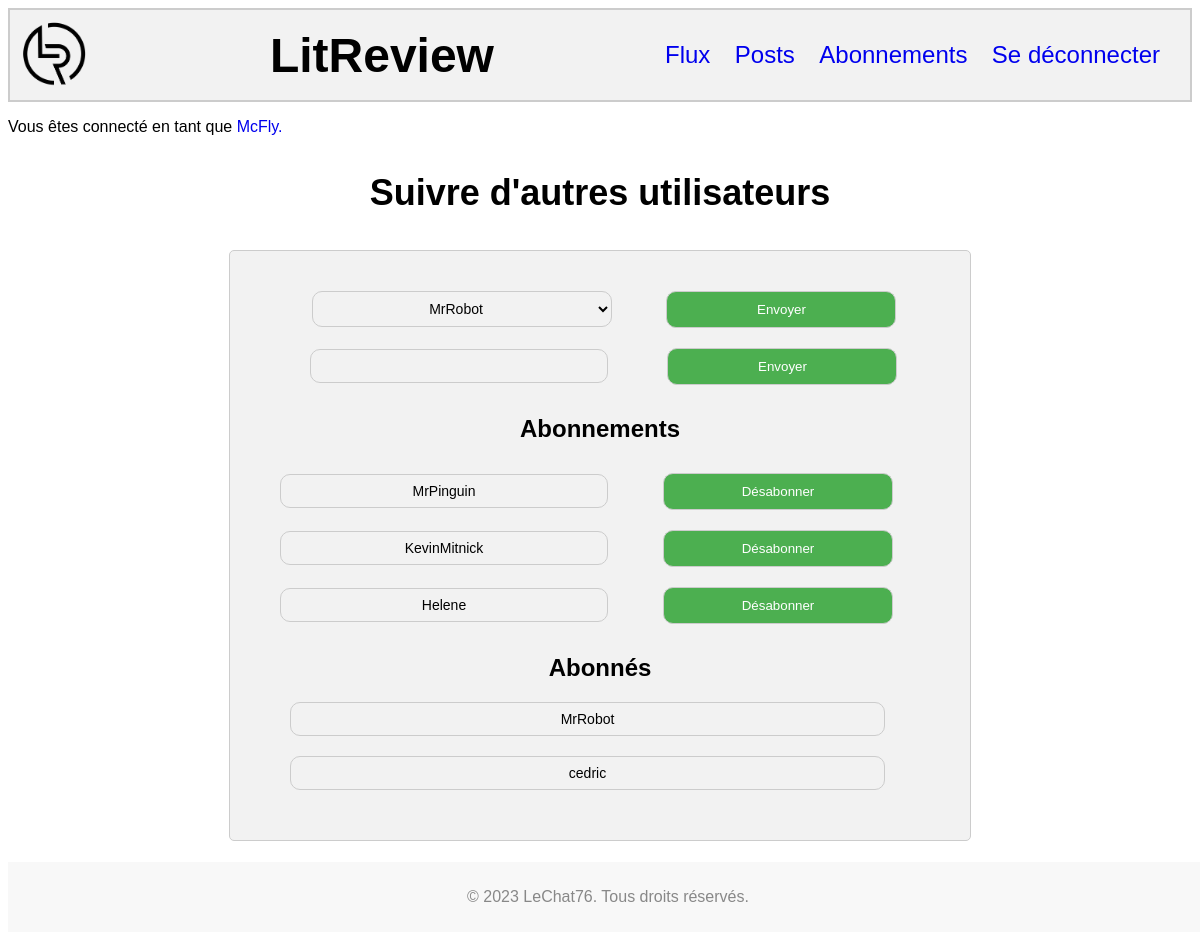
/subscriptions/ (signed in), run on the app's committed database.
### authentication/models.py (models this page shows)
class User(AbstractUser):
    username = models.CharField(
        max_length = 20,
        unique = True,
    )
    first_name = None
    last_name = None
    email = None

### authentication/views.py (the view, shortened to what this page needs)
# urls.py: path('subscriptions/', authentication.views.subscriptions, name='subscriptions'),
@login_required
def subscriptions(request):
    form = forms.SubscriptionsForm()
    user = request.user
    context = {}
    listFollowed = UserFollows.objects.filter(user=user).values_list('followed_user', flat=True)
    followed_users = get_user_model().objects.filter(id__in=listFollowed)
    listFollowers = UserFollows.objects.filter(followed_user=user).values_list('user_id', flat=True)
    followers_users = get_user_model().objects.filter(id__in=listFollowers)
    available_users = get_user_model().objects.exclude(
        id__in=listFollowed
        ).exclude(
        id=user.id
        ).exclude(
        username=user.username
    )
    context = {
        'followed_users': followed_users,
        'followers_users': followers_users,
        'available_users': available_users,
        'form': form,
    }
    return render(request, 'authentication/subscriptions.html', context)

### authentication/forms.py
class SubscriptionsForm(forms.Form):
    followed_user = forms.CharField(label=False, required=True, widget=forms.TextInput(attrs={'class': 'available-container-field'}))
    class Meta:
        model = models.UserFollows
        fields = ['followed_user']
        labels = {'followed_user': 'Abonnements'}

### authentication/templates/authentication/subscriptions.html (shortened to what this page needs)
<!DOCTYPE html>
{% extends 'loggedin.html' %}
{% load static %}
{% block content %}
<link rel="stylesheet" href="{% static 'subscriptions.css' %}">
<h3>Suivre d'autres utilisateurs</h3>
<div id="container-subscriptions">
    <form method="POST">
        <div id="container-add-follow">
            {% if available_users %}
                <select name="followed_user">
                {% for user in available_users %}
                    <option value="{{ user.id }}">{{ user.username }}</option>
                {% endfor %}
                </select>
                <button type="submit" name="add_subscription">Envoyer</button>
            {% else %}
                <div id="no-available-container">
                <label>Plus d'utilisateurs disponibles</label>
                <button type="submit" name="add_subscription" class="disabled-button">Envoyer</button>
                </div>
            {% endif %}
            {% if available_users %}
                <input type="text" name="followed_user_name">
                <button type="submit" name="add_subscription2">Envoyer</button>
            {% endif %}
        </div>
        <h2>Abonnements</h2>
        {% if followed_users %}
            {% for user in followed_users %}
                <div id="followed-user-container">
                    <label>{{ user.username }}</label>
                    <button type="submit" name="remove_subscription" value="{{ user.id }}">Désabonner</button>
                </div>
            {% endfor %}
        {% else %}
            <p><label id="no-result">Aucun abonnement</label></p>
        {% endif %}
        <h2>Abonnés</h2>
        {% if followers_users %}
            {% for user in followers_users %}
                <div id="follower-user-container">
                    <label>{{ user.username }}</label>
                </div>
            {% endfor %}
        {% else %}
            <p><label id="no-result">Aucun abonné</label></p>
        {% endif %}
    </form>
</div>
{% endblock content %}

### templates/loggedin.html (shortened to what this page needs)
{% load static %}
<head>
    <link rel="stylesheet" href="{% static 'loggedin.css' %}">
</head>
<body>
    <div id="header-loggedin">
        <img src="{% static 'images/LITReview_st.png' %}" alt="Logo LitReview" ondragstart="return false;">
        <h1>LitReview</h1>
        <div id="container-loggedin">
            <a href="{% url 'flux' %}" ondragstart="return false;">Flux</a>
            <a href="{% url 'post' %}" ondragstart="return false;">Posts</a>
            <a href="{% url 'subscriptions' %}" ondragstart="return false;">Abonnements</a>
            <a href="{% url 'logout' %}" ondragstart="return false;">Se déconnecter</a>
        </div>
    </div>
    <p>Vous êtes connecté en tant que <a href="{% url 'subscriptions' %}">{{ request.user|capfirst }}.</a></p>
    <div id="footer">
        <p>&copy; 2023 LeChat76. Tous droits réservés.</p>
    </div>
    {% block content %}
    {% endblock content %}
</body>

### static/loggedin.css (style rules this page uses)
#header-loggedin img { height: 70px; margin-right: 10px; }
h1 { margin: 0; font-size: 48px; user-select: none; }
h2 { user-select: none; }
h3 { user-select: none; }
p { user-select: none; }
#footer { position: fixed; bottom: 0; width: 100%; background-color: #f8f8f8; padding: 10px 0; text-align: center; color: #888; }
body { background-image: url("/static/images/LITReview_st_b.png"); background-size: 250px; background-position: center; background-repeat: no-repeat; background-attachment: fixed; padding-bottom: 60px; font-family: Arial, sans-serif; }
a { text-decoration: none; }
#header-loggedin { display: flex; justify-content: space-between; align-items: center; padding: 10px; background-color: #f2f2f2; border: 2px solid #ccc; }
#container-loggedin a { margin-right: 20px; font-size: 24px; user-select: none; }

### static/subscriptions.css (style rules this page uses)
h2 { display: flex; justify-content: center; user-select: none; }
h3 { display: flex; justify-content: center; font-size : 36px; user-select: none; }
label { user-select: none; }
#container-subscriptions { margin : 2%; margin-left : auto; margin-right : auto; width: 680px; background-color: #f2f2f2; border-radius: 5px; padding : 30px; justify-content: space-around; border: 1px solid #ccc; }
button[type="submit"] { text-align: center; background-color: #4CAF50; color: white; cursor: pointer; margin-top : 10px; width: 230px; padding: 10px; margin-bottom: 10px; border: 1px solid #ccc; border-radius: 10px; }
select { text-align: center; background: #F2F2F2; padding: 8px; margin-right: 50px; margin-left: 52px; width: 300px; border: 1px solid #CCCCCC; border-radius: 10px; font-size: 14px; }
input[type="text"] { text-align: center; background: #F2F2F2; padding: 8px; margin-right: 55px; margin-left: 50px; width: 280px; border: 1px solid #CCCCCC; border-radius: 10px; font-size: 14px; font-family: Arial; }
#followed-user-container, #follower-user-container { display: flex; align-items: center; }
#followed-user-container label { display: block; text-align: center; background: #F2F2F2; padding: 8px; font-size: 14px; margin-right: 55px; margin-left: 20px; width: 310px; border: 1px solid #CCCCCC; border-radius: 10px; }
#follower-user-container label { display: block; text-align: center; background: #F2F2F2; padding: 8px; font-size: 14px; margin-right: 55px; margin-left: 30px; margin-bottom: 20px; width: 595px; border: 1px solid #CCCCCC; border-radius: 10px; }

### data on the page
User: user "McFly"
User: username "MrPinguin", {{ user.id }} 7 (drawn)
User: username "KevinMitnick", {{ user.id }} 8 (drawn)
User: username "Helene", {{ user.id }} 10 (drawn)
User: username "MrRobot"
User: username "cedric"

### other printed values
form field followed_user "MrRobot"
